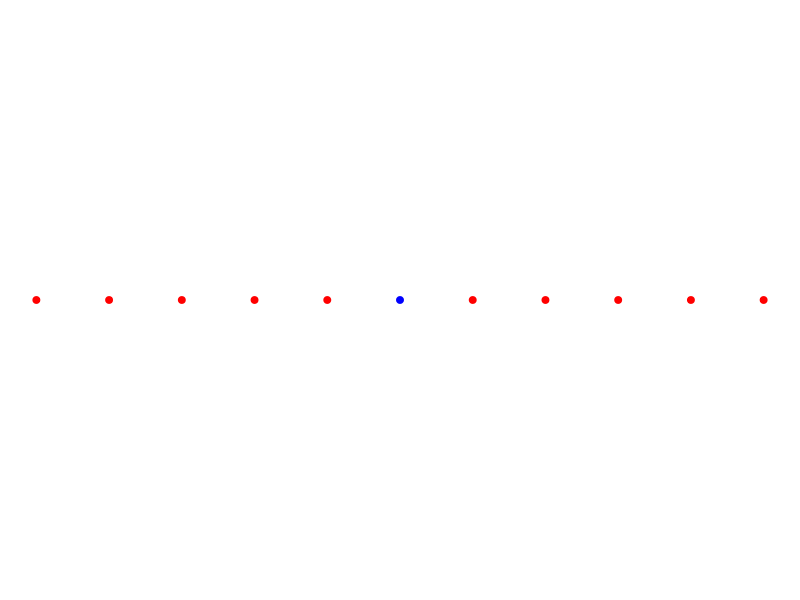
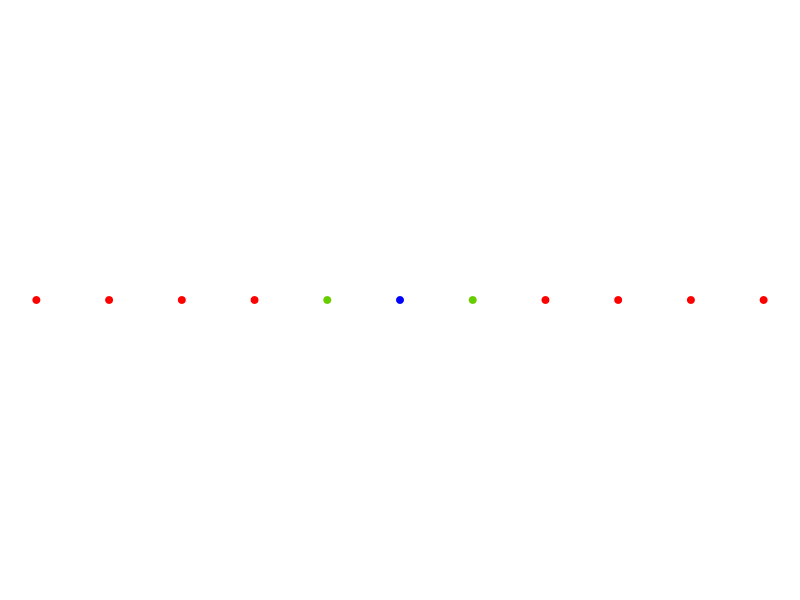
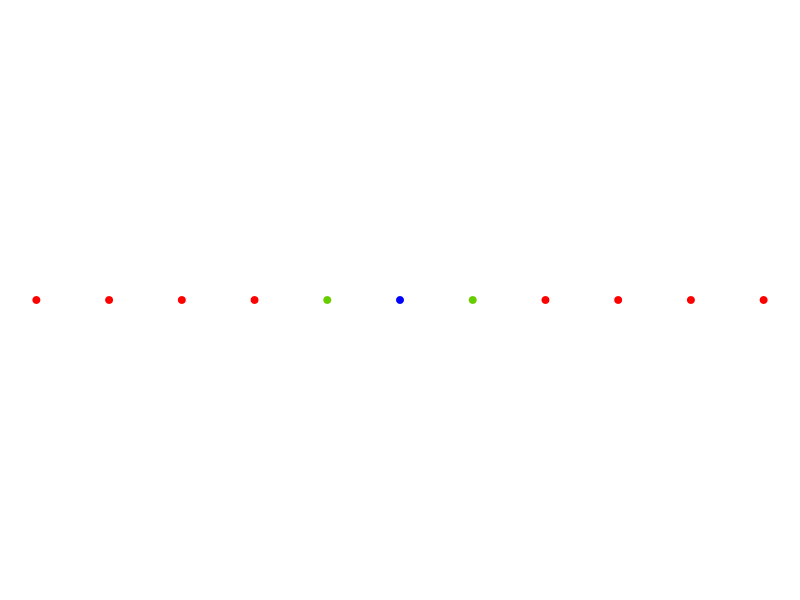
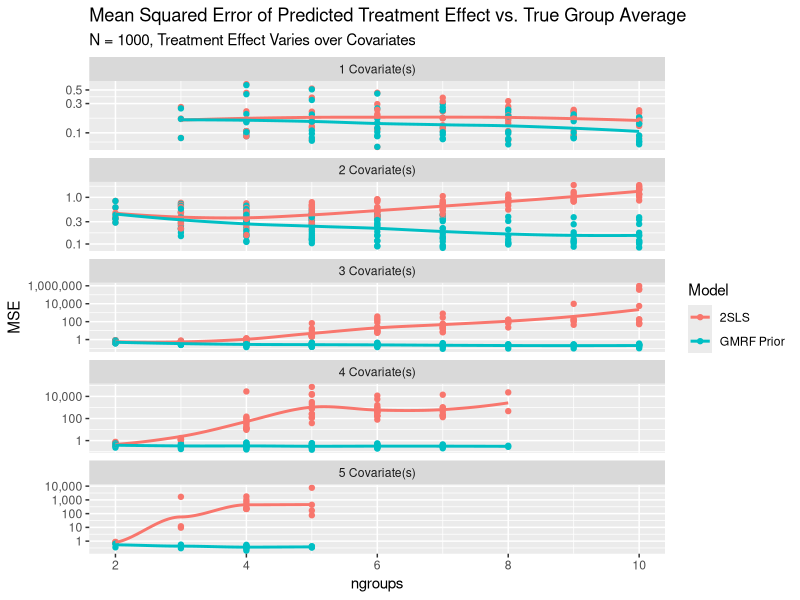
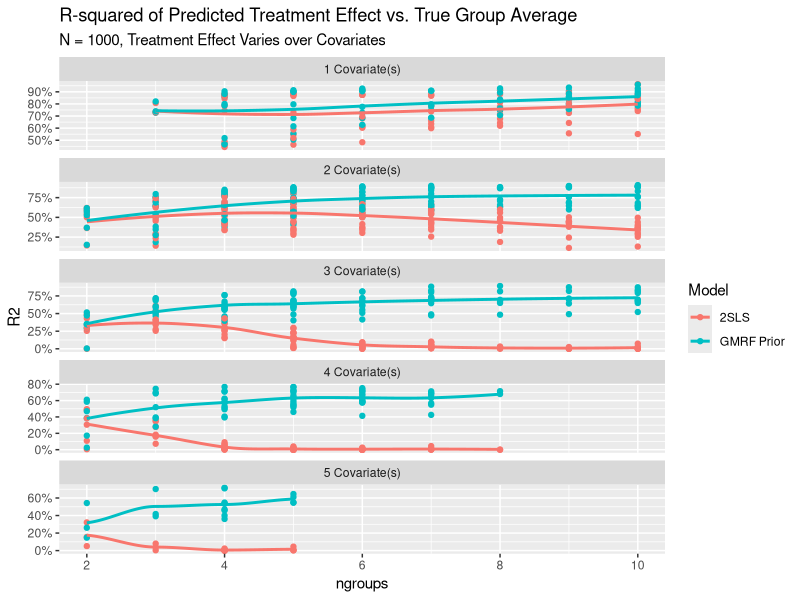
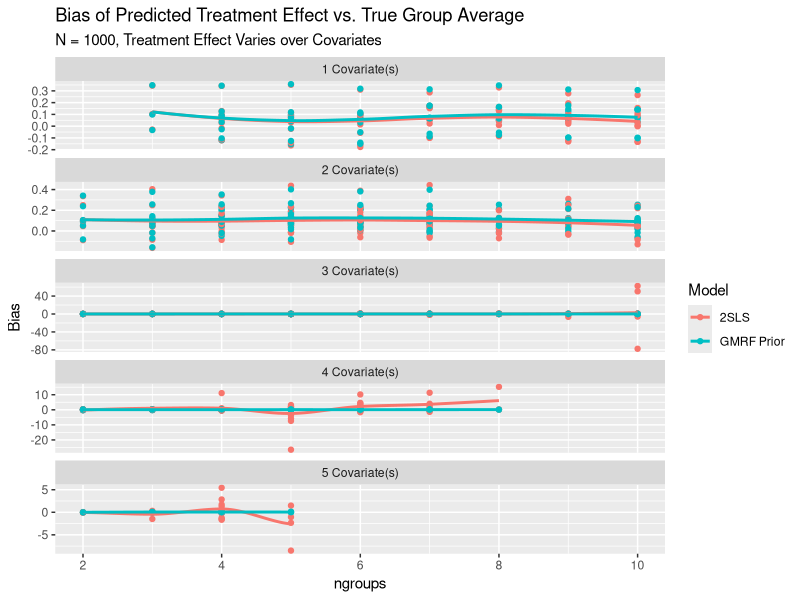

Here is the R script that generated these plots, in order:
## ---- chunk 1
library(ggplot2)

df <- data.frame(x = seq(0, 10, by = 1), y = rep(1, 11), color = c(rep(0, 5), 1, rep(0, 5)))

ggplot(df,
       aes(x = x, y = y, color = factor(color))) +
  geom_point(size = 2) +
  theme_void() +
  guides(color = F) +
  scale_color_manual(values = c("red", "blue"))
## ---- chunk 2
df <- data.frame(x = seq(0, 10, by = 1), y = rep(1, 11), color = c(rep(0, 4),1, 2, 1, 
                                                                   rep(0, 4)))

ggplot(df,
       aes(x = x, y = y, color = factor(color))) +
  geom_point(size = 2) +
  theme_void() +
  guides(color = F) +
  scale_color_manual(values = c("red", "#66CD00", "blue"))
## ---- chunk 3
df <- data.frame(x = seq(0, 10, by = 1), y = rep(1, 11), color = c(rep(0, 4),1, 2, 1, 
                                                                   rep(0, 4)))

ggplot(df,
       aes(x = x, y = y, color = factor(color))) +
  geom_point(size = 2) +
  theme_void() +
  guides(color = F) +
  scale_color_manual(values = c("red", "#66CD00", "blue"))
## ---- chunk 4
library(data.table)
library(magrittr)
modcomp <- fread("model-comparisons/model-summary-stats.csv")
modcomp %>% 
  ggplot(aes(x = ngroups, y = MSE, color = Model)) + geom_point() + 
  geom_smooth(se = F) + 
  facet_wrap(~k, scales = 'free_y', ncol = 1, 
             labeller = function(x) lapply(x, function(x) paste0(x, " Covariate(s)"))) +
  scale_y_log10(labels = scales::comma) + 
  ggtitle("Mean Squared Error of Predicted Treatment Effect vs. True Group Average", 
          subtitle = "N = 1000, Treatment Effect Varies over Covariates")
## ---- chunk 5
modcomp %>% 
  ggplot(aes(x = ngroups, y = R2, color = Model)) + geom_point() + 
  geom_smooth(se = F) + 
  facet_wrap(~k, scales = 'free_y', ncol = 1, 
             labeller = function(x) lapply(x, function(x) paste0(x, " Covariate(s)"))) +
  scale_y_continuous(labels = scales::percent) + 
  ggtitle("R-squared of Predicted Treatment Effect vs. True Group Average", 
          subtitle = "N = 1000, Treatment Effect Varies over Covariates")
## ---- chunk 6
modcomp %>% 
  ggplot(aes(x = ngroups, y = bias, color = Model)) + geom_point() + 
  geom_smooth(se = F) + 
  facet_wrap(~k, scales = 'free_y', ncol = 1, 
             labeller = function(x) lapply(x, function(x) paste0(x, " Covariate(s)"))) +
  scale_y_continuous(labels = scales::comma) + 
  ggtitle("Bias of Predicted Treatment Effect vs. True Group Average", 
          subtitle = "N = 1000, Treatment Effect Varies over Covariates") +
  ylab("Bias")
